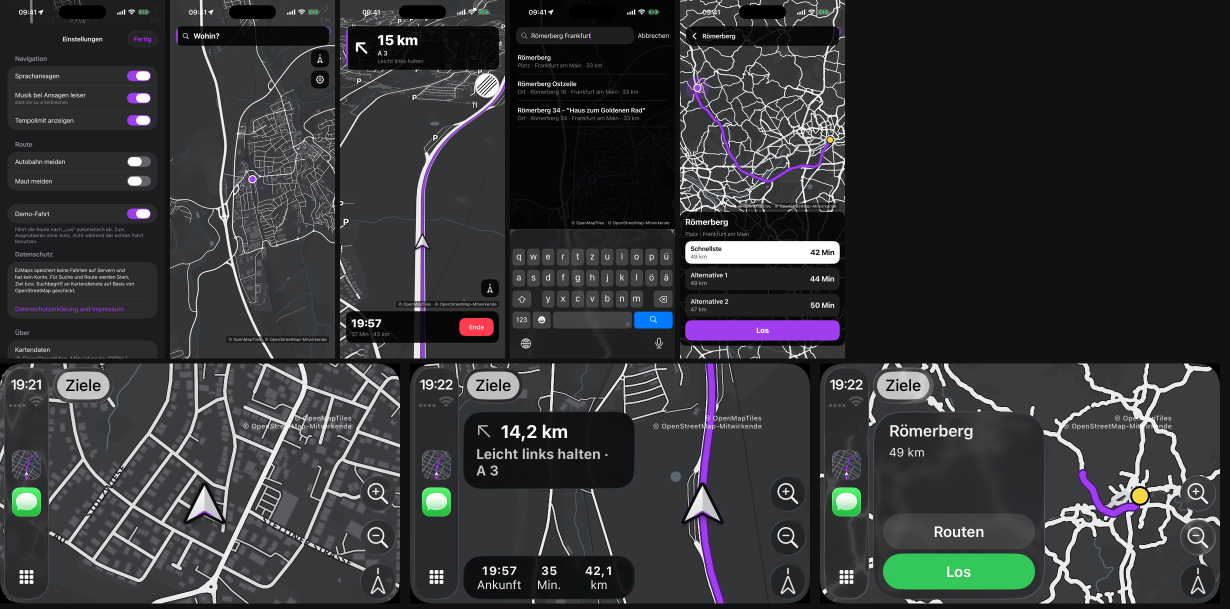
#> input picture docs/store/uebersicht.png, 2460 x 1217 px (shown at 1/2 size); its folder holds only this picture in this run
$ python import_artwork.py appicon-1024 ../../docs/store/uebersicht.png
#> lines starting #> are read from the running program, lines starting #| are printed output that depends on the picture
### tools/assets/generate.py
"""Original, deterministic vector and pixel assets. Requires Pillow >= 9.

Run from any directory: python tools/assets/generate.py
Image-generator artwork is intentionally not overwritten by this script.
"""
from pathlib import Path
import math
import json
import html
import re
from PIL import Image, ImageDraw, ImageFilter

ROOT = Path(__file__).resolve().parents[2] / 'Assets' / 'Generated'
ICONS = {}


def line(*points):
    return ('line', points)


def poly(*points):
    return ('poly', points)


def circle(x, y, r):
    return ('circle', (x, y, r))


def box(x, y, w, h):
    return poly((x, y), (x+w, y), (x+w, y+h), (x, y+h))


def arc(x, y, r, start, end, steps=24):
    return line(*[(x+r*math.cos(math.radians(start+(end-start)*i/steps)),
                   y+r*math.sin(math.radians(start+(end-start)*i/steps))) for i in range(steps+1)])


def icon(name, *shapes):
    ICONS['ic-'+name] = list(shapes)


icon('tab-map', poly((3,5),(9,3),(15,5),(21,3),(21,19),(15,21),(9,19),(3,21)), line((9,3),(9,19)), line((15,5),(15,21)))
icon('tab-explore', circle(12,12,9), poly((16,7),(14,14),(8,17),(10,10)))
icon('tab-styles', poly((3,9),(7,4),(17,4),(21,9),(12,21)), line((3,9),(21,9)), line((7,4),(9,9),(12,21),(15,9),(17,4)))
icon('tab-profile', circle(12,7,3), line((4,21),(5,16),(9,13),(15,13),(19,16),(20,21)))
icon('search', circle(10,10,6), line((14.5,14.5),(21,21)))
icon('mic', poly((9,4),(12,3),(15,4),(15,12),(12,14),(9,12)), line((6,10),(6,14),(9,17),(15,17),(18,14),(18,10)), line((12,17),(12,21)), line((9,21),(15,21)))
icon('layers', poly((3,8),(12,3),(21,8),(12,13)), line((3,13),(12,18),(21,13)), line((3,17),(12,21),(21,17)))
icon('friends', circle(8,7,3), circle(17,8,2.5), line((3,20),(3,16),(6,13),(10,13),(13,16),(13,20)), line((15,14),(19,14),(21,17),(21,20)))
icon('locate', poly((12,3),(20,21),(12,17),(4,21)))
icon('north', poly((8,20),(12,8),(16,20),(12,17)), line((9,6),(9,3),(15,6),(15,3)))
for suffix in ('in','out'):
    icon('zoom-'+suffix, circle(10,10,6), line((15,15),(21,21)), line((7,10),(13,10)), *([line((10,7),(10,13))] if suffix=='in' else []))
speaker = [poly((3,9),(7,9),(12,5),(12,19),(7,15),(3,15))]
icon('volume-on', *speaker, arc(12,12,5,-50,50), arc(12,12,9,-55,55))
icon('volume-off', *speaker, line((16,9),(21,15)), line((21,9),(16,15)))
icon('clip', box(3,5,13,14), poly((16,10),(21,7),(21,17),(16,14)), circle(7,9,0.5))
icon('share', circle(5,12,2), circle(18,5,2), circle(18,19,2), line((7,11),(16,6)), line((7,13),(16,18)))
icon('more', circle(5,12,0.6), circle(12,12,0.6), circle(19,12,0.6))
icon('close', line((5,5),(19,19)), line((19,5),(5,19)))
icon('back', line((12,4),(4,12),(12,20)), line((4,12),(21,12)))
icon('chevron', line((8,4),(16,12),(8,20)))
icon('reroute', line((6,21),(6,7),(10,3),(18,3),(21,6),(21,11),(18,14),(11,14)), line((14,10),(10,14),(14,18)))
icon('settings', poly(*[(12+(9 if i%2==0 else 7)*math.cos(i*math.pi/8),12+(9 if i%2==0 else 7)*math.sin(i*math.pi/8)) for i in range(16)]), circle(12,12,3))
icon('end-route', line((4,21),(4,3),(20,3),(20,15),(4,15)), line((9,6),(15,12)), line((15,6),(9,12)))
icon('route-options', line((12,21),(12,3)), line((12,15),(5,10),(5,4)), line((12,15),(19,10),(19,4)), line((3,6),(5,3),(7,6)), line((10,5),(12,3),(14,5)), line((17,6),(19,3),(21,6)))
icon('favorite', poly(*[(12+(9 if i%2==0 else 4)*math.sin(i*math.pi/5),12-(9 if i%2==0 else 4)*math.cos(i*math.pi/5)) for i in range(10)]))
icon('history', arc(12,12,8,-145,180), line((3,5),(5,8),(8,7)), line((12,7),(12,12),(16,14)))
icon('contact', box(4,3,17,18), circle(12,9,2.5), line((8,17),(8,15),(12,13),(16,15),(16,17)), line((3,7),(6,7)), line((3,17),(6,17)))
icon('calendar', box(3,5,18,16), line((3,10),(21,10)), line((7,3),(7,7)), line((17,3),(17,7)), line((7,14),(10,14)), line((14,17),(17,17)))
icon('home', poly((3,10),(12,3),(21,10),(19,10),(19,21),(14,21),(14,14),(10,14),(10,21),(5,21),(5,10)))
icon('work', box(3,8,18,13), line((8,8),(8,3),(16,3),(16,8)), line((3,13),(9,15),(15,15),(21,13)), line((12,13),(12,17)))
icon('fuel', box(4,3,11,18), box(6,5,7,5), line((15,12),(18,12),(18,19),(21,19),(21,8),(18,5)), line((3,21),(16,21)))
icon('parking', poly((5,3),(19,3),(21,5),(21,19),(19,21),(5,21),(3,19),(3,5)), line((9,18),(9,6),(15,6),(17,8),(17,10),(15,12),(9,12)))
icon('charging', line((7,3),(7,7)), line((15,3),(15,7)), poly((5,7),(17,7),(17,12),(13,16),(9,16),(5,12)), line((11,16),(11,21)), line((20,13),(18,17),(21,17),(19,21)))
icon('food', line((4,3),(4,9),(7,12),(10,9),(10,3)), line((7,3),(7,21)), line((20,21),(20,3),(16,7),(16,13),(20,13)))
icon('fog', line((3,12),(3,8),(6,6),(9,6),(11,3),(16,3),(19,7),(21,8),(21,12)), poly((3,17),(7,14),(17,14),(21,17),(17,20),(7,20)), circle(12,17,2))
icon('district', poly((3,4),(8,3),(9,5),(15,4),(21,6),(20,21),(14,20),(8,21),(3,19)), poly((12,18),(7,10),(8,7),(12,6),(16,7),(17,10)), circle(12,10,1.5))
icon('badge', circle(12,9,6), line((7,14),(5,21),(10,19),(12,21),(14,19),(19,21),(17,14)), circle(12,9,2))
icon('goal', circle(12,12,9), circle(12,12,5), circle(12,12,1))
icon('stats', line((3,3),(3,21),(21,21)), box(6,13,3,5), box(12,8,3,10), box(18,4,3,14))
icon('streak', poly((12,3),(11,8),(15,11),(17,8),(20,14),(19,18),(15,21),(9,21),(5,18),(4,14),(8,8),(8,13),(11,10)))
icon('lock', box(4,10,16,11), line((7,10),(7,6),(9,3),(15,3),(17,6),(17,10)), line((12,14),(12,17)))
icon('eye-off', line((3,11),(7,7),(13,6),(18,8),(21,12),(17,16),(12,18),(7,17)), line((3,3),(21,21)), arc(12,12,3,-90,30))
icon('location-off', line((8,5),(12,3),(17,5),(19,9),(18,13),(12,21),(7,15),(5,10)), line((3,3),(21,21)))


# [22 lines left out: function geometry, not called in this run]


def svg(shapes, size=24, stroke='currentColor', width=2, fill='none', western=False, extra='', dimensions=None):
    dims=dimensions or size
    return f'<svg xmlns="http://www.w3.org/2000/svg" viewBox="0 0 {size} {size}" width="{dims}" height="{dims}"><g fill="{fill}" stroke="{stroke}" stroke-width="{width}" stroke-linecap="round" stroke-linejoin="round" {extra}>{geometry(shapes,western)}</g></svg>\n'


def write(folder, name, content):
    path=ROOT/folder/name
    path.parent.mkdir(parents=True,exist_ok=True)
    path.write_text(content,encoding='utf-8')


# [32 lines left out: functions save_pixel, raster, generate_icons, not called in this run]


def arrow(points, head=12):
    x,y=points[-1]; px,py=points[-2]
    a=math.atan2(y-py,x-px)
    return [line(*points),line((x-head*math.cos(a-.7),y-head*math.sin(a-.7)),(x,y),(x-head*math.cos(a+.7),y-head*math.sin(a+.7)))]


MANEUVERS={
    'straight':arrow([(48,82),(48,14)]),
    'slight-left':arrow([(56,82),(56,52),(28,17)]),
    'left':arrow([(68,82),(68,36),(15,36)]),
    'sharp-left':arrow([(70,82),(70,24),(60,18),(22,60)]),
    'uturn-left':arrow([(70,82),(70,30),(62,18),(39,18),(26,30),(26,65)]),
    'merge-left':arrow([(78,82),(60,59),(48,39),(48,14)])+[line((48,82),(48,49))],
    'fork-left':arrow([(48,82),(48,58),(22,19)])+[line((48,58),(76,19))],
    'ramp-exit-left':arrow([(61,82),(61,57),(21,20)])+[line((61,57),(61,14))],
    'keep-left':arrow([(63,82),(63,64),(34,40),(34,14)]),
}
for name,shapes in list(MANEUVERS.items()):
    if name.endswith('left'):
        MANEUVERS[name[:-4]+'right']=[(kind,tuple((96-x,y) for x,y in pts)) for kind,pts in shapes]
for i,angle in enumerate((0,-55,-110,-165,-220),1):
    # Enter from south, travel east, north, west: counter-clockwise on screen.
    pts=[(48,84),(48,68)]
    pts += [(48+20*math.cos(math.radians(a)),48+20*math.sin(math.radians(a))) for a in [90+(angle-90)*j/32 for j in range(33)]]
    pts += [(48+38*math.cos(math.radians(angle)),48+38*math.sin(math.radians(angle)))]
    MANEUVERS[f'roundabout-exit-{i}']=arrow(pts,10)+([arc(48,48,20,115,angle+335,24)] if angle+335>115 else [])
MANEUVERS['destination']=[line((27,82),(27,16)),poly((27,18),(70,18),(62,34),(70,49),(27,49))]
for side in ('left','right'):
    flag=[(kind,tuple((x*.55+(40 if side=='right' else 4),y*.65+4) for x,y in pts)) for kind,pts in MANEUVERS['destination']]
    MANEUVERS['destination-'+side]=flag+arrow([(48,83),(48,68),(78 if side=='right' else 18,68)],10)


# [5 lines left out: function generate_maneuvers, not called in this run]


BLIPS = {
    'fuel':('#F08A2C',[box(7,4,12,24),line((19,13),(24,13),(24,25),(28,25),(28,10),(24,6))]),
    'parking':('#5FB6FF',[poly((8,28),(8,4),(21,4),(26,8),(26,16),(21,20),(14,20),(14,28))]),
    'food':('#7EE06A',[poly((5,4),(7,4),(7,10),(9,10),(9,4),(11,4),(11,10),(13,10),(13,4),(15,4),(15,14),(12,17),(12,28),(8,28),(8,17),(5,14)),poly((24,4),(26,4),(26,28),(22,28),(22,18),(19,18),(19,10))]),
    'shop':('#F5D742',[poly((7,8),(28,8),(24,21),(11,21)),line((4,4),(7,4),(12,26),(25,26)),circle(13,28,1),circle(24,28,1)]),
    'charging':('#33E1C7',[poly((7,10),(25,10),(25,17),(19,23),(19,28),(13,28),(13,23),(7,17)),box(10,4,3,6),box(19,4,3,6)]),
    'hospital':('#FF5A5A',[poly((12,4),(20,4),(20,12),(28,12),(28,20),(20,20),(20,28),(12,28),(12,20),(4,20),(4,12),(12,12))]),
    'friend':('#FF4FD8',[circle(16,9,5),poly((5,28),(6,22),(11,18),(21,18),(26,22),(27,28))]),
    'home':('#FFFFFF',[poly((4,15),(16,4),(28,15),(25,15),(25,28),(7,28),(7,15))]),
    'work':('#FFFFFF',[box(4,11,24,17),poly((10,11),(10,5),(22,5),(22,11))]),
    'destination':('#F5D742',[circle(16,16,10)]),
    'waypoint':('#A13DF0',[poly((16,4),(28,16),(16,28),(4,16))]),
}

# Hand-authored native 10x10 silhouettes, not downsampled illustrations.
SPRITES={
 'fuel':['..........','..kkkkkk..','..krrrrk..','..kwwwwkk.','..kwwwwkrk','..krrrrkrk','..krrrrkkk','..krrrrk..','.kkkkkkkk.','..........'],
 'parking':['.kkkkkkkk.','.kbbbbbbk.','.kbwwwbbk.','.kbwbwbbk.','.kbwwwbbk.','.kbwbbbbk.','.kbwbbbbk.','.kbbbbbbk.','.kkkkkkkk.','..........'],
 'food':['..........','....kkk...','...krrrk..','..krrrrrk.','..krrrrrk.','...krrrk..','..kwkkk...','.kwwk.....','.kwk......','..k.......'],
 'shop':['..........','kk........','.kyyyyyyyk','.kyyyyyyyk','..kyyyyyk.','..kyyyyyk.','...kkkkk..','...kyyyyk.','...kk.kk..','..........'],
 'charging':['...kkkk...','..kggggk..','..kggygk..','..kgyggk..','..kgyyyk..','..kggy gk..'.replace(' ',''),'..kgyggk..','..kggggk..','..kkkkkk..','..........'],
 'hospital':['..........','.kkkkkkkk.','.kwwwwwwk.','.kwwrrwwk.','.kwrrrrwk.','.kwrrrrwk.','.kwwrrwwk.','.kwwwwwwk.','.kkkkkkkk.','..........'],
 'friend':['...kkkk...','..kyyyyk..','.kyyyyyyk.','.kykyykyk.','.kyyyyyyk.','.kykyykyk.','..kykkyk..','..kyyyyk..','...kkkk...','..........'],
 'home':['....kk....','...krrk...','..krrrrk..','.krrrrrrk.','kkkkkkkkkk','.kwwwwwwk.','.kwbwwbwk.','.kwwkkwwk.','.kwwkkwwk.','.kkkkkkkk.'],
 'work':['...kkkk...','..kwwwwk..','..kbwwbk..','..kwwwwk..','..kbwwbk..','..kwwwwk..','..kbwwbk..','..kwwwwk..','..kwkkwk..','..kkkkkk..'],
 'destination':['..........','..kkkkkk..','.krrrrrrk.','krrrrrrrrk','kyyyyyyyyk','krrryyrrrk','krrryyrrrk','krrrrrrrrk','kkkkkkkkkk','..........'],
 'waypoint':['...kkkk...','..kyyyyk..','.kyyyyyyk.','.kyykyyyk.','.kyykyyyk.','.kyykyyyk.','.kyykyyyk.','..kyyyyk..','...kkkk...','..........'],
}
PALETTE={'k':'#000000','w':'#FFFFFF','r':'#E8372C','b':'#5FB6FF','g':'#60C650','y':'#FFCC33'}


# [104 lines left out: functions sprite, generate_blips, generate_toy_blips, generate_player, generate_carplay, generate_badges, not called in this run]


def previews():
    folders=sorted({p.parent for p in ROOT.rglob('*') if p.suffix in ('.svg','.png')})
    for folder in folders:
        relative=folder.relative_to(ROOT).as_posix()
        bg='#DCC59A' if 'Western' in relative else '#1A2A6C' if 'Pixel' in relative else '#3D3E40'
        if relative=='Icons/Western': bg='#EFE2C0'
        if relative=='CarPlay': bg='#FFFFFF'
        if relative=='Blips/Toy': bg='#8DC63F'
        cards=[]
        for p in sorted(folder.iterdir()):
            if p.suffix not in ('.svg','.png'):continue
            if p.suffix=='.png':
                with Image.open(p) as im:w,h=im.size
            else:
                import xml.etree.ElementTree as ET
                e=ET.fromstring(p.read_text(encoding='utf-8'));w=float(e.get('width','24'));h=float(e.get('height','24'))
            scales=(1,2,4,8) if 'Icons/Pixel' in relative else (1,2,4)
            samples=[]
            for scale in scales:
                visual=p.read_text(encoding='utf-8') if p.suffix=='.svg' else f'<img src="{p.name}" alt="" width="{w*scale:g}" height="{h*scale:g}">'
                if p.suffix=='.svg':
                    # Each inline copy needs independent filter/clip definitions.
                    for identifier in re.findall(r'id="([^"]+)"',visual):
                        unique=f'{p.stem}-{scale}-{identifier}'
                        visual=visual.replace(f'id="{identifier}"',f'id="{unique}"').replace(f'url(#{identifier})',f'url(#{unique})')
                samples.append(f'<div><small>{scale}× · {w*scale:g}×{h*scale:g}</small><div class="sample" style="--w:{w*scale:g}px;--h:{h*scale:g}px">{visual}</div></div>')
            strip='<div class="strip">'+''.join(samples)+'</div>'
            article_bg=('#DCC59A' if 'western' in p.name else '#1A2A6C' if 'pixel' in p.name else '#8DC63F' if 'toy' in p.name else bg) if relative=='Player' else bg
            cards.append(f'<article style="background:{article_bg}"><h2><a href="{p.name}">{p.name}</a></h2>{strip}'+(f'<div class="light">{strip}</div>' if relative=='Icons/Neon' else '')+'</article>')
        style=f'body{{background:#181a20;color:#fff;font:14px system-ui;margin:24px}}a{{color:inherit}}h2{{font-size:13px}}article{{margin:12px 0;padding:16px;background:{bg};color:{"#2E1E10" if "Western" in relative else "white"};overflow:auto}}.strip{{display:flex;gap:28px;align-items:start}}small{{display:block;margin-bottom:12px}}.sample svg{{width:var(--w);height:var(--h)}}img{{image-rendering:pixelated;max-width:none}}.light{{background:white;color:black;margin-top:16px;padding:12px}}'
        if relative=='CarPlay': style+='article{color:black}'
        if relative in ('AppIcon','Store'): style+='img{image-rendering:auto}img[src="store-pixel.png"]{image-rendering:pixelated}'
        (folder/'index.html').write_text(f'<!doctype html><html lang="de"><meta charset="utf-8"><meta name="viewport" content="width=device-width"><title>{html.escape(relative)} – Assets</title><style>{style}</style><body><a href="'+('../'*len(folder.relative_to(ROOT).parts))+'index.html">Alle Assets</a><h1>'+html.escape(relative)+'</h1>'+''.join(cards)+'</body></html>',encoding='utf-8')
    # Every intermediate directory receives its own navigable index as well.
    for folder in sorted([ROOT]+[p for p in ROOT.rglob('*') if p.is_dir()],reverse=True):
        children=[p for p in sorted(folder.iterdir()) if p.is_dir() and (p/'index.html').exists()]
        if children:
            links=''.join(f'<li><a href="{p.name}/index.html">{p.name}</a></li>' for p in children)
            (folder/'index.html').write_text('<!doctype html><html lang="de"><meta charset="utf-8"><title>Asset-Abnahme</title><style>body{background:#181a20;color:white;font:18px system-ui;margin:40px}a{color:#d4a4ff}li{margin:16px}</style><h1>Asset-Abnahme</h1><ul>'+links+'</ul></html>',encoding='utf-8')
    files=[{'path':p.relative_to(ROOT).as_posix(),'bytes':p.stat().st_size} for p in sorted(ROOT.rglob('*')) if p.suffix in ('.svg','.png')]
    write('', 'manifest.json',json.dumps({'generator':'tools/assets/generate.py','files':files},indent=2)+'\n')


# [10 lines that do not run on import are left out]

### tools/assets/import_artwork.py
"""Export generated artwork at the exact delivery dimensions, without cropping.

Usage: python tools/assets/import_artwork.py NAME SOURCE.png
Only technical size/mode normalization; the artwork comes from imagegen.
"""
import argparse
import json
from pathlib import Path
from PIL import Image
from generate import ROOT, previews

SIZES = {
    'appicon-1024': ('AppIcon', (1024, 1024)),
    'appicon-1024-dark': ('AppIcon', (1024, 1024)),
    'appicon-1024-tinted': ('AppIcon', (1024, 1024)),
    'store-neon': ('Store', (1290, 2796)),
    'store-western': ('Store', (1290, 2796)),
    'store-pixel': ('Store', (1290, 2796)),
}


def export(name, source):
#> called with name = 'appicon-1024'
    folder, size = SIZES[name]
    destination = ROOT / folder / (name + '.png')
    destination.parent.mkdir(parents=True, exist_ok=True)
    with Image.open(source) as im:
#> im is the input picture: PIL image 2460x1217 RGB; mean R, G, B 52.3, 53.3, 55.3
        original_size = im.size
#> original_size = (2460, 1217)
        im = im.convert('RGB')
        if name.endswith('-tinted'):
            im = im.convert('L').convert('RGB')
        im = im.resize(size, Image.Resampling.NEAREST if name == 'store-pixel' else Image.Resampling.LANCZOS)
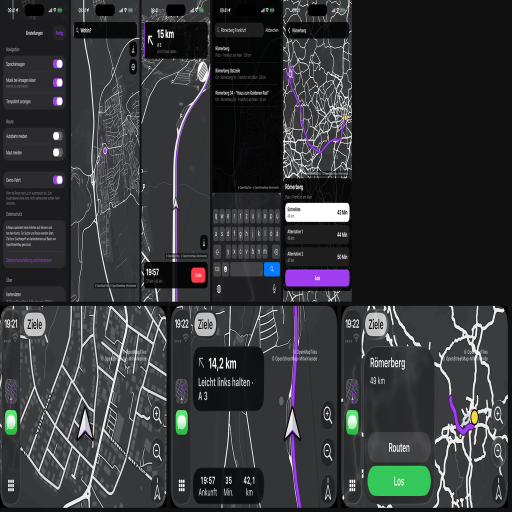
#> im: PIL image 1024x1024 RGB (shown at 1/2 size); mean R, G, B 52.3, 53.3, 55.3
        im.save(destination)
    record_path = ROOT / 'artwork-provenance.json'
    record = json.loads(record_path.read_text(encoding='utf-8')) if record_path.exists() else {}
    record[name] = {'tool': 'built-in image_gen', 'source_file': Path(source).name,
                    'source_size': original_size, 'export_size': size,
                    'resampling': 'nearest' if name == 'store-pixel' else 'lanczos',
                    'mode': 'RGB', 'grayscale': name.endswith('-tinted')}
    record_path.write_text(json.dumps(record, indent=2)+'\n', encoding='utf-8')
    print(destination)


if __name__ == '__main__':
    parser = argparse.ArgumentParser(description=__doc__)
    parser.add_argument('name', choices=SIZES)
    parser.add_argument('source', type=Path)
    args = parser.parse_args()
    export(args.name, args.source)
    previews()
